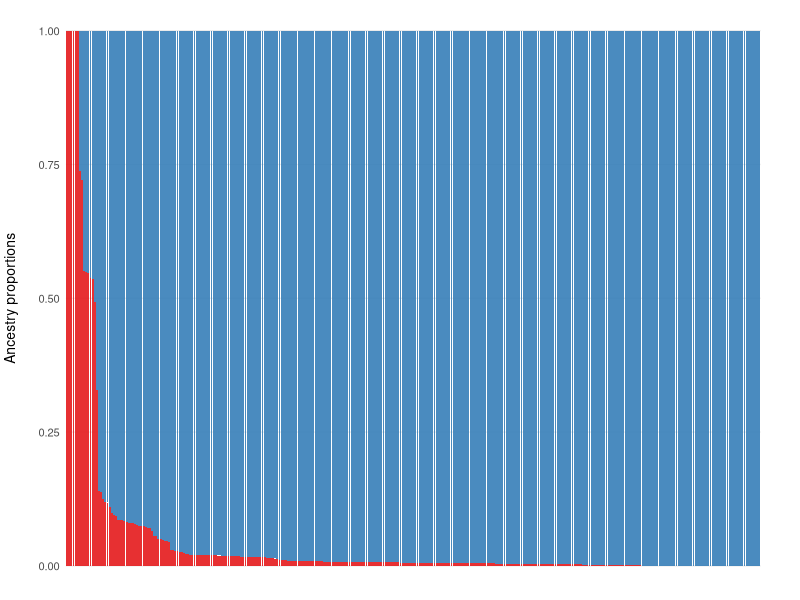
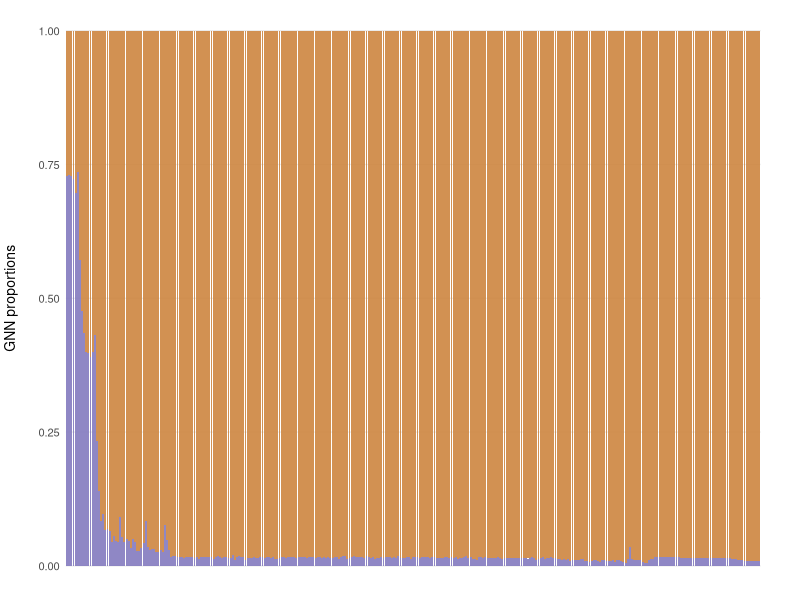
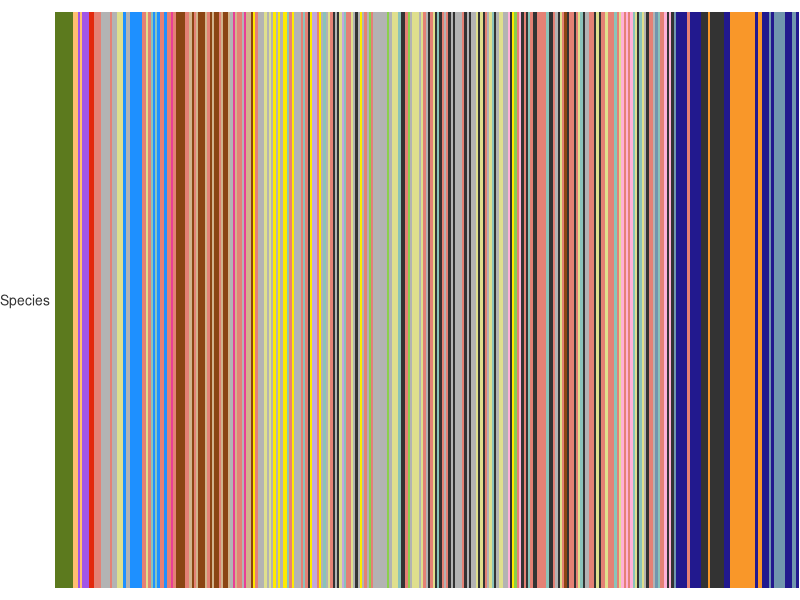
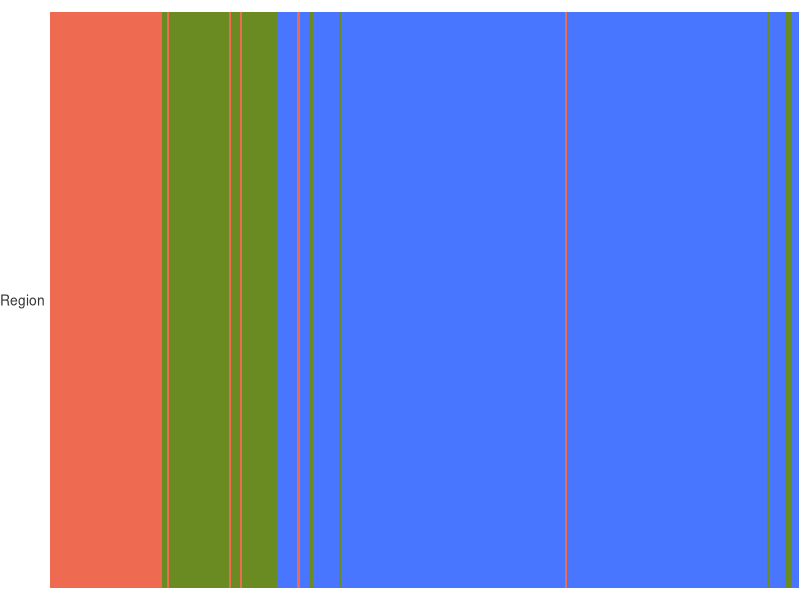
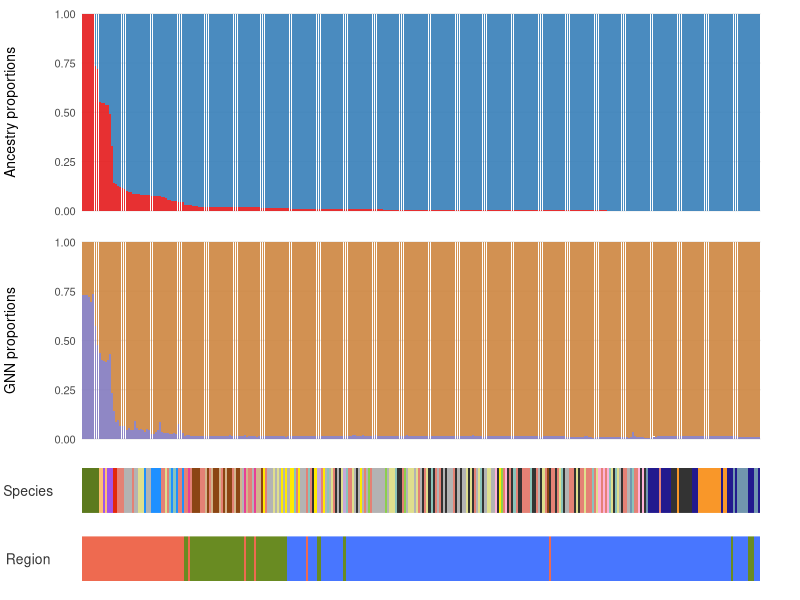
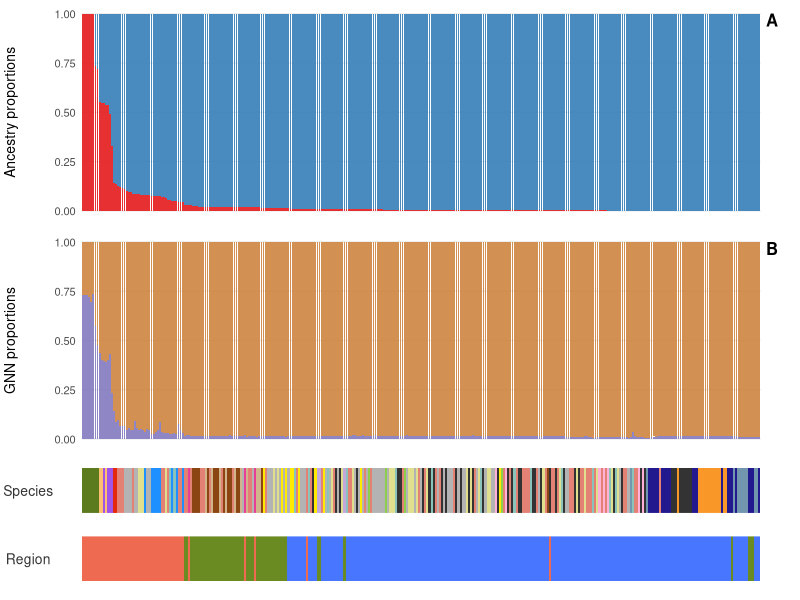

Generate these figures, in order, with R: (Note: this script raises an error after producing the figures.)
### ============================================================================
### Hamlet phylogeny: R code to plot Fig. S6 (Admixture ancestry proportions and
### GNN proportions)
### Created Nov 2023 by Martin Helmkampf
### ============================================================================


### Preparations
library(tidyverse)
library(cowplot)

# Set path to root directory of git repository "hamlet_phylogeny"

rm(list = ls())


### Read in admixture proportions
admix2 <- read_delim("results/admix/AdmcvProp_phyps2e_m2n1l5_k2.tsv", delim = " ", col_names = "Sample") %>%
    mutate(Species = str_sub(Sample, -6, -4), 
           Location = str_sub(Sample, -3, -1)
           )


### Set species colors
colstandard <- read_tsv("metadata/species_colors.tsv",
                        col_types = "cc",
                        col_names = TRUE)


### Define regions
gulf <- c("liz", "tam", "ala", "arc", "are", "flk")
west_carib <- c("bel", "boc", "gun", "hon", "san", "qui")
east_carib <- c("bar", "hai", "pri")


### Pivot to long format
long2 <- pivot_longer(admix2, cols = starts_with("X"), 
                      names_to = "Ancestry", 
                      values_to = "Proportion")


### Order samples by ancestry proportions
order <- long2 %>%
  filter(Ancestry == "X3") %>%
  arrange(desc(Proportion)) %>%
  pull(Sample)


### Plot admixture proportions
(pa <- long2 %>%
    mutate(Sample = factor(Sample, levels = unique(Sample))) %>%
    ggplot(aes(x = fct_relevel(Sample, order), y = Proportion, fill = Ancestry)) +
    geom_bar(position = "fill", stat = "identity", alpha = 0.9) +
    labs(x = NULL,
         y = "Ancestry proportions") +
    scale_fill_manual(values = c("#377EB8", "#E41A1C")) +
    theme_minimal(base_size = 10) +
    theme(panel.grid.minor = element_blank(),
          panel.grid.major.x = element_blank(),
          axis.title.y = element_text(margin = unit(c(0, 5, 0, 0), "mm")),
          axis.text.x = element_blank(),
          # axis.text.x = element_text(hjust = 1, vjust = 1, angle = 35, size = 1,
          #                            margin = unit(c(-2, 0, 0, 0), "mm")),
          plot.tag = element_text(angle = -90),
          plot.tag.position = c(1.02, 0.5),
          legend.position = "none",
          plot.margin = unit(c(1, 10, 1, 1), "mm")
    )
)


### Read in GNN proportions
(gnn <- read_delim("results/gnn/gnn_phylo2e_LG02_cld_n1.csv", delim = ",", 
                   col_names = TRUE) %>%
    rename(Clade = clade,
           GNN_small = small,
           GNN_large = large) %>%
    mutate(Haplotype = paste0(Individual, "-", `Sample node`),
           Species = str_sub(Individual, -6, -4),
           Location = str_sub(Individual, -3, -1),
           Population = str_sub(Individual, -6, -1)
    ) %>%
    arrange(desc(GNN_small)) %>%
    select(Haplotype, Population, Clade, GNN_small, GNN_large)
)


### Average across haplotypes per sample
per_sample <- gnn %>%
  mutate(Sample = substr(Haplotype, 1, nchar(Haplotype) - 4)) %>%
  group_by(Sample) %>%
  mutate(Avg_GNN_small = mean(GNN_small),
         Avg_GNN_large = mean(GNN_large)) %>%
  ungroup() %>%
  distinct(Sample, .keep_all = TRUE)  # keep only one row per Haplotype


### Pivot to long format
longg <- pivot_longer(per_sample,
                      cols = starts_with("Avg"),
                      names_to = "GNN_clade",
                      values_to = "Proportion") %>%
  select(-c("Haplotype", "GNN_small", "GNN_large"))


### Plot GNN proportions (ordered as by Admixture ancestry proportions)
(pg <- longg %>%
    arrange(GNN_clade, Proportion) %>%
    mutate(Sample = factor(Sample, levels = unique(Sample))) %>%
    ggplot(aes(x = fct_relevel(Sample, order), y = Proportion, fill = GNN_clade)) +
    geom_bar(position = "fill", stat = "identity", alpha = 0.9) +
    labs(x = NULL,
         y = "GNN proportions") +
    scale_fill_manual(values = c("peru", "#837ABE")) +
    theme_minimal(base_size = 10) +
    theme(panel.grid.minor = element_blank(),
          panel.grid.major.x = element_blank(),
          axis.title.y = element_text(margin = unit(c(0, 5, 0, 0), "mm")),
          axis.text.x = element_blank(),
          # axis.text.x = element_text(hjust = 1, vjust = 1, angle = 35, size = 1,
          #                            margin = unit(c(-2, 0, 0, 0), "mm")),
          plot.tag = element_text(angle = -90),
          plot.tag.position = c(1.02, 0.5),
          legend.position = "none",
          plot.margin = unit(c(1, 10, 1, 1), "mm")
    )
)


### Create species color table
scol <- as_tibble(order) %>%
  rename(Sample = value) %>%
  mutate(Position = seq(1:length(order)),
         Species = str_sub(Sample, -6, -4)) %>%
  left_join(., colstandard, by = join_by(Species))


### Plot species colors
(s <- ggplot(scol, aes(xmin = Position, xmax = Position + 1, 
                       ymin = -Inf, ymax = Inf)) +
    geom_rect(aes(fill = Species)) +
    scale_x_discrete(breaks = seq(1:length(order))) +
    scale_y_continuous(breaks = .5, limits = c(0, 1)) +
    scale_fill_manual(values = colstandard$Color) +
    labs(x = NULL, 
         y = "Species") +
    theme_minimal() +
    theme(panel.grid = element_blank(),
          axis.title.x = element_blank(),
          axis.title.y = element_text(angle = 0, vjust = 0.5,
                                      color = "gray20", size = 10,
                                      margin = margin(r = 0)),
          axis.ticks = element_blank(),
          axis.text = element_blank(),
          legend.position = "none",
          plot.margin = unit(c(3, 0, 3, 0), "mm")
    )
)


### Create species color table
rcol <- as_tibble(order) %>%
  rename(Sample = value) %>%
  mutate(Position = seq(1:length(order)),
         Location = str_sub(Sample, -3, -1),
         Region = case_when(
           Location %in% gulf ~ "Gulf of Mexico",
           Location %in% west_carib ~ "Western Caribbean",
           Location %in% east_carib ~ "Eastern Caribbean")
         )


### Plot region colors
(r <- ggplot(rcol, aes(xmin = Position, xmax = Position + 1, 
                       ymin = -Inf, ymax = Inf)) +
    geom_rect(aes(fill = Region)) +
    scale_x_discrete(breaks = seq(1:length(order))) +
    scale_y_continuous(breaks = .5, limits = c(0, 1)) +
    scale_fill_manual(breaks = c("Gulf of Mexico", "Western Caribbean", "Eastern Caribbean"),
                      values = c("coral2", "royalblue1", "olivedrab4")) +
    labs(x = NULL, 
         y = "Region") +
    theme_minimal() +
    theme(panel.grid = element_blank(),
          axis.title.x = element_blank(),
          axis.title.y = element_text(angle = 0, vjust = 0.5,
                                      color = "gray20", size = 10,
                                      margin = margin(r = 0)),
          axis.ticks = element_blank(),
          axis.text = element_blank(),
          legend.position = "none",
          plot.margin = unit(c(3, 0, 3, 0), "mm")
    )
)


### Combine panels
(p_comb <- plot_grid(pa, pg, s, r,
                     align = "v", 
                     nrow = 4, 
                     rel_heights = c(1, 1, 0.3, 0.3),
                     scale = c(1, 1, 1.002, 1.002)) +
    theme(plot.margin = margin(b = 5))
)


### Annotate panels
(p_anno <- p_comb + 
  draw_plot_label(label = c("A", "B"), 
                  x = c(0.95, 0.95), 
                  y = c(0.988, 0.603), 
                  hjust = -0.5, 
                  vjust = 1.5, 
                  size = 12)
)


### Save as PDF
ggsave(
  filename = "figures/FigS6_admixGnn.pdf",
  plot = p_anno,
  width = 20,
  height = 11,
  units = "cm",
  device = cairo_pdf
)



### ============================================================================
### Alternative figure versions

# library(patchwork)
# 
# (p_comb <- pa / pg +
#   plot_annotation(tag_levels = c("a")) +
#   theme(plot.tag.position = c(0, 1),
#         plot.tag = element_text(angle = 90, hjust = 0.5, vjust = 0.5))
# )
